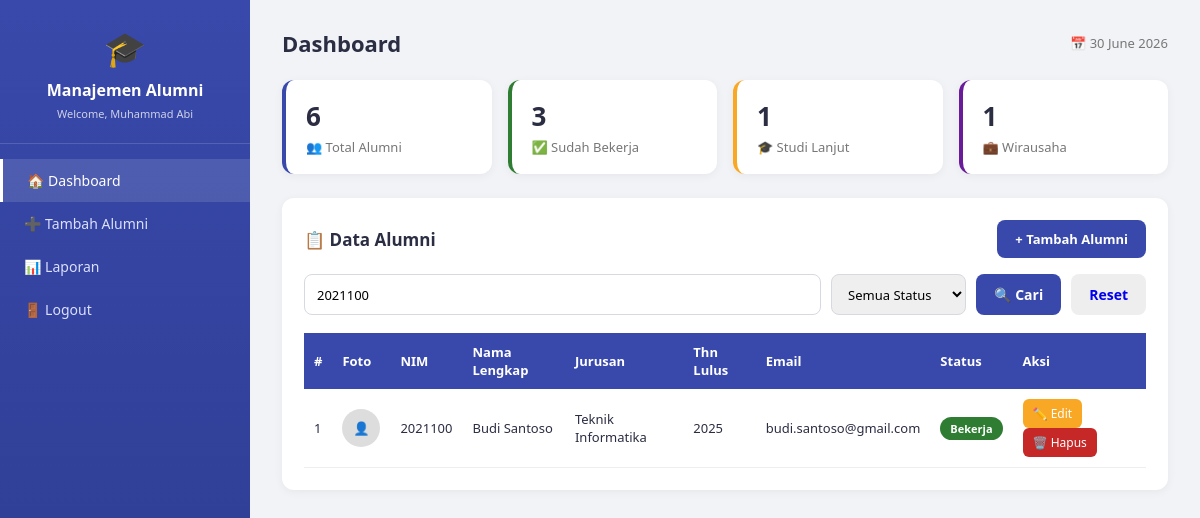
The app's page /view/alumni/dashboard.php?keyword=2021100 (signed in) with its own data.
### tables this page shows
CREATE TABLE IF NOT EXISTS alumni (
    id INT AUTO_INCREMENT PRIMARY KEY,
    nim VARCHAR(20) NOT NULL UNIQUE,
    nama_lengkap VARCHAR(100) NOT NULL,
    jurusan VARCHAR(100) NOT NULL,
    tahun_lulus YEAR NOT NULL,
    email VARCHAR(100) NOT NULL,
    no_telepon VARCHAR(20) NOT NULL,
    pekerjaan_saat_ini VARCHAR(100) DEFAULT '-',
    alamat TEXT,
    foto VARCHAR(255) DEFAULT NULL,
    status ENUM('Bekerja','Belum Bekerja','Wirausaha','Studi Lanjut') DEFAULT 'Belum Bekerja',
    created_at TIMESTAMP DEFAULT CURRENT_TIMESTAMP,
    updated_at TIMESTAMP DEFAULT CURRENT_TIMESTAMP ON UPDATE CURRENT_TIMESTAMP
);

### controller/AlumniController.php (called while the page is built, shortened)
<?php
require_once __DIR__ . '/../model/Alumni.php';
class AlumniController
{
    private $alumniModel;
    public function __construct()
    {
        $database = new Database();
        $db = $database->getConnection();
        $this->alumniModel = new Alumni($db);
    }
    public function getData($keyword = '', $status = '')
    {
        if (!empty($keyword) || !empty($status)) {
            return $this->alumniModel->search($keyword, $status);
        }
        return $this->alumniModel->getAll();
    }
    public function getStats()
    {
        return [
            'total' => $this->alumniModel->countAll(),
            'bekerja' => $this->alumniModel->countByStatus('Bekerja'),
            'belum_bekerja' => $this->alumniModel->countByStatus('Belum Bekerja'),
            'wirausaha' => $this->alumniModel->countByStatus('Wirausaha'),
            'studi_lanjut' => $this->alumniModel->countByStatus('Studi Lanjut'),
        ];
    }
}

### model/Model.php (called while the page is built, shortened)
<?php
abstract class Model
{
    public function __construct($db)
    {
        $this->conn = $db;
    }
}

### model/Alumni.php (called while the page is built, shortened)
<?php
require_once __DIR__ . '/Model.php';
class Alumni extends Model
{
    protected $table = "alumni";
    public function search($keyword = '', $status = '')
    {
        $sql = "SELECT * FROM {$this->table} WHERE
                (nim LIKE :keyword OR nama_lengkap LIKE :keyword OR jurusan LIKE :keyword OR email LIKE :keyword)";
        $sql .= " ORDER BY id DESC";
        $stmt = $this->conn->prepare($sql);
        $kw = "%" . $keyword . "%";
        $stmt->bindParam(':keyword', $kw);
        $stmt->execute();
        return $stmt->fetchAll(PDO::FETCH_ASSOC);
    }
    public function countAll()
    {
        return $this->conn->query("SELECT COUNT(*) AS total FROM {$this->table}")->fetch(PDO::FETCH_ASSOC)['total'];
    }
    public function countByStatus($status)
    {
        $stmt = $this->conn->prepare("SELECT COUNT(*) AS total FROM {$this->table} WHERE status = :status");
        $stmt->bindParam(':status', $status);
        $stmt->execute();
        return $stmt->fetch(PDO::FETCH_ASSOC)['total'];
    }
}

### view/alumni/dashboard.php (the view, shortened to what this page needs)
<?php
require_once __DIR__ . '/../../controller/AlumniController.php';
$controller = new AlumniController();
$keyword = trim($_GET['keyword'] ?? '');
$statusFilter = $_GET['status'] ?? '';
$data = $controller->getData($keyword, $statusFilter);
$stats = $controller->getStats();
function badgeClass($status) {
    return match ($status) {
        'Bekerja' => 'bekerja',
        'Belum Bekerja' => 'belum',
        'Wirausaha' => 'wirausaha',
        'Studi Lanjut' => 'studi',
        default => 'belum',
    };
}
?>
<!DOCTYPE html>
<html lang="id">
<head>
    <link rel="stylesheet" href="../../public/css/style.css">
</head>
<body>
<div class="layout">
    <?php include __DIR__ . '/../layout/sidebar.php'; ?>
    <div class="main-content">
        <div class="topbar">
            <h1>Dashboard</h1>
            <div class="date">📅 <?= date('d F Y') ?></div>
        </div>
        <div class="stat-grid">
            <div class="stat-card">
                <h4><?= $stats['total'] ?></h4>
                <p>👥 Total Alumni</p>
            </div>
            <div class="stat-card green">
                <h4><?= $stats['bekerja'] ?></h4>
                <p>✅ Sudah Bekerja</p>
            </div>
            <div class="stat-card yellow">
                <h4><?= $stats['studi_lanjut'] ?></h4>
                <p>🎓 Studi Lanjut</p>
            </div>
            <div class="stat-card purple">
                <h4><?= $stats['wirausaha'] ?></h4>
                <p>💼 Wirausaha</p>
            </div>
        </div>
        <div class="panel">
            <div class="panel-head">
                <h3>📋 Data Alumni</h3>
                <a href="tambah.php" class="btn-add">+ Tambah Alumni</a>
            </div>
            <form method="GET" class="search-bar" style="margin-bottom:18px;">
                <input type="text" name="keyword" placeholder="Cari NIM, nama, jurusan, email..." value="<?= htmlspecialchars($keyword) ?>" style="flex:1;min-width:200px;">
                <select name="status">
                    <option value="">Semua Status</option>
                </select>
                <button type="submit" class="btn btn-primary" style="width:auto;">🔍 Cari</button>
                <a href="dashboard.php" class="btn" style="background:#eee;width:auto;">Reset</a>
            </form>
            <div style="overflow-x:auto;">
            <table>
                <thead>
                <tr>
                    <th>#</th>
                    <th>Foto</th>
                    <th>NIM</th>
                    <th>Nama Lengkap</th>
                    <th>Jurusan</th>
                    <th>Thn Lulus</th>
                    <th>Email</th>
                    <th>Status</th>
                    <th>Aksi</th>
                </tr>
                </thead>
                <tbody>
                <?php if (empty($data)): ?>
                    <tr><td colspan="9" class="empty-state">Tidak ada data ditemukan</td></tr>
                <?php else: ?>
                    <?php foreach ($data as $i => $row): ?>
                        <tr>
                            <td><?= $i + 1 ?></td>
                            <td>
                                <?php if (!empty($row['foto'])): ?>
                                    <img src="../../public/uploads/<?= htmlspecialchars($row['foto']) ?>" class="foto-thumb">
                                <?php else: ?>
                                    <div class="foto-thumb" style="background:#ddd;display:flex;align-items:center;justify-content:center;">👤</div>
                                <?php endif; ?>
                            </td>
                            <td><?= htmlspecialchars($row['nim']) ?></td>
                            <td><?= htmlspecialchars($row['nama_lengkap']) ?></td>
                            <td><?= htmlspecialchars($row['jurusan']) ?></td>
                            <td><?= htmlspecialchars($row['tahun_lulus']) ?></td>
                            <td><?= htmlspecialchars($row['email']) ?></td>
                            <td><span class="badge <?= badgeClass($row['status']) ?>"><?= htmlspecialchars($row['status']) ?></span></td>
                            <td class="action-btns">
                                <a href="edit.php?id=<?= $row['id'] ?>" class="btn-edit">✏️ Edit</a>
                                <a href="dashboard.php?delete=<?= $row['id'] ?>" class="btn-delete" onclick="return confirm('Yakin ingin menghapus data ini?')">🗑️ Hapus</a>
                            </td>
                        </tr>
                    <?php endforeach; ?>
                <?php endif; ?>
                </tbody>
            </table>
            </div>
        </div>
    </div>
</div>
</body>
</html>

### public/css/style.css (style rules this page uses)
* { margin: 0; padding: 0; box-sizing: border-box; font-family: 'Segoe UI', Tahoma, sans-serif; }
body { background: #f1f3f7; color: #2b2d42; }
.btn { display: inline-block; border: none; cursor: pointer; padding: 11px 18px; border-radius: 8px; font-size: 14px; font-weight: 600; text-decoration: none; text-align: center; transition: 0.2s; }
.btn-primary { background: #3949ab; color: #fff; width: 100%; }
.layout { display: flex; min-height: 100vh; }
.main-content { flex: 1; padding: 28px 32px; overflow-x: auto; }
.topbar { display: flex; justify-content: space-between; align-items: center; margin-bottom: 22px; }
.topbar h1 { font-size: 22px; }
.topbar .date { font-size: 13px; color: #777; }
.stat-grid { display: grid; grid-template-columns: repeat(auto-fit, minmax(180px, 1fr)); gap: 16px; margin-bottom: 24px; }
.stat-card { background: #fff; border-radius: 12px; padding: 18px 20px; box-shadow: 0 2px 10px rgba(0,0,0,0.05); border-left: 4px solid #3949ab; }
.stat-card h4 { font-size: 26px; }
.stat-card p { font-size: 13px; color: #777; margin-top: 4px; }
.stat-card.green { border-color: #2e7d32; }
.stat-card.yellow { border-color: #f9a825; }
.stat-card.purple { border-color: #6a1b9a; }
.panel { background: #fff; border-radius: 12px; padding: 22px; box-shadow: 0 2px 10px rgba(0,0,0,0.05); margin-bottom: 22px; }
.panel-head { display: flex; justify-content: space-between; align-items: center; margin-bottom: 16px; flex-wrap: wrap; gap: 10px; }
.panel-head h3 { font-size: 17px; }
.search-bar { display: flex; gap: 10px; flex-wrap: wrap; }
.search-bar input, .search-bar select { padding: 9px 12px; border: 1px solid #d6d9e0; border-radius: 8px; font-size: 13px; }
table { width: 100%; border-collapse: collapse; font-size: 13px; }
table th { background: #3949ab; color: #fff; padding: 10px; text-align: left; }
table td { padding: 10px; border-bottom: 1px solid #eee; vertical-align: middle; }
.badge { padding: 4px 10px; border-radius: 20px; font-size: 11px; font-weight: 700; color: #fff; }
.badge.bekerja { background: #2e7d32; }
.action-btns a { display: inline-block; padding: 6px 10px; border-radius: 6px; font-size: 12px; text-decoration: none; margin-right: 4px; color: #fff; }
.btn-edit { background: #f9a825; }
.btn-delete { background: #c62828; }
.btn-add { background: #3949ab; color: #fff; padding: 10px 18px; border-radius: 8px; text-decoration: none; font-size: 13px; font-weight: 600; }
.foto-thumb { width: 38px; height: 38px; border-radius: 50%; object-fit: cover; }

### records on screen
alumni: nim "2021100", nama_lengkap "Budi Santoso", jurusan "Teknik Informatika", tahun_lulus "2025", email "budi.santoso@gmail.com", status "Bekerja"

### other values on screen
$_SESSION['nama_lengkap'] "Muhammad Abi"
$stats['total'] "6"
$stats['bekerja'] "3"
$stats['studi_lanjut'] "1"
$stats['wirausaha'] "1"
